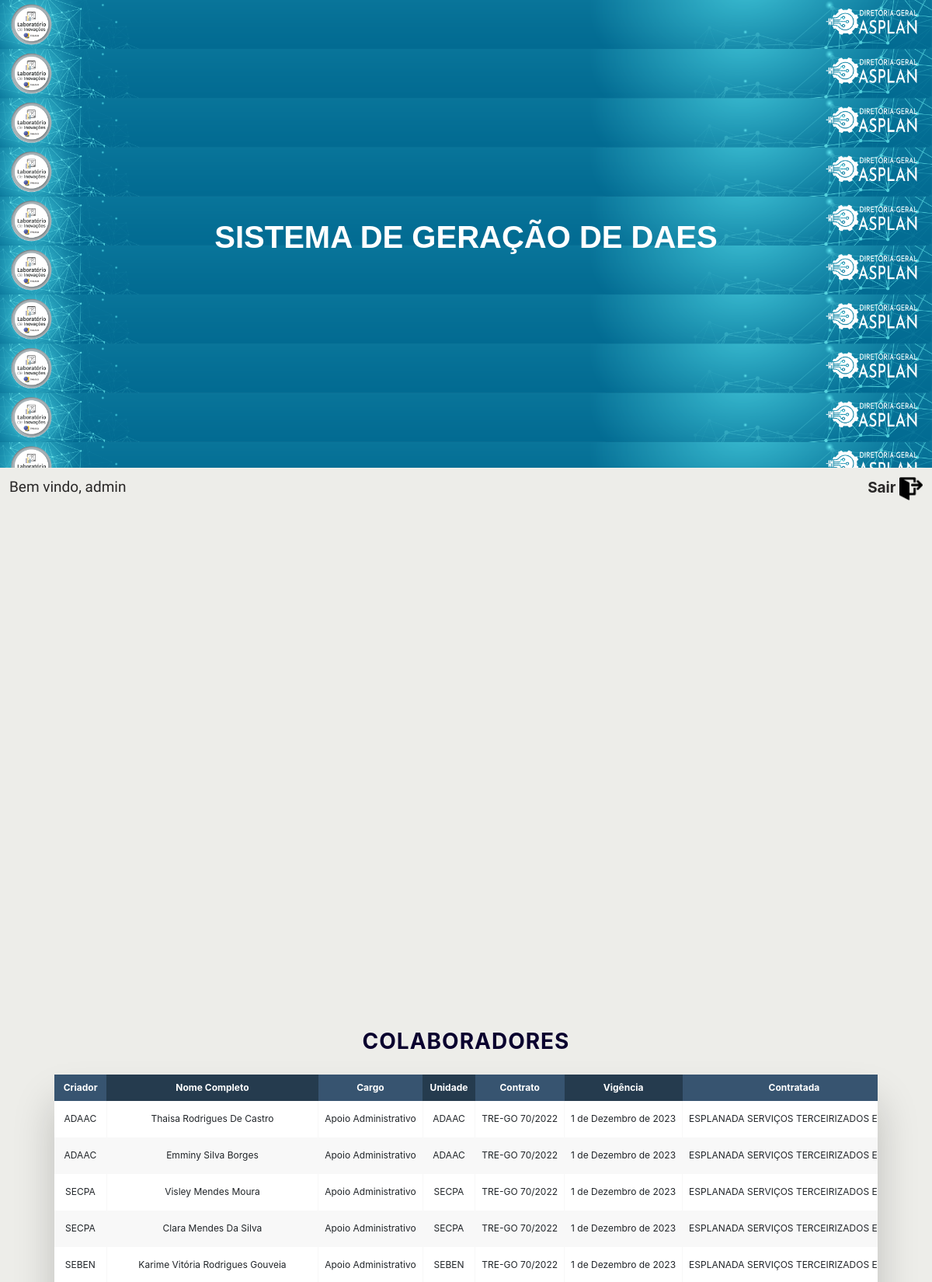
The app's page / (signed in, upper part) with its own data.
### core/models.py (models this page shows, shortened)
class Terceirizado(models.Model):
    nome_completo = models.CharField(max_length=100)
    unidade = models.CharField(max_length=100)
    contrato = models.CharField(max_length=100)
    vigencia = models.DateField()
    contratada = models.CharField(max_length=100)
    cnpj_contratada = models.CharField(max_length=18)
    usuario_cadastro = models.CharField(max_length=100, blank=True)
    cargo = models.CharField(max_length=100)
    is_active = models.BooleanField(default=True)

### core/views.py (the view)
# urls.py: path('', views.iniciar, name='iniciar'),
@login_required
def iniciar(request):
    if request.user.is_superuser:
        terc = Terceirizado.objects.filter(is_active = True)
    else:
        terc = Terceirizado.objects.filter(usuario_cadastro = request.user.username).filter(is_active = True)
    current_user = request.user
    context = {}
    context['user'] = current_user
    context['terc'] = terc
    return render(request, 'start.html', context)

### templates/start.html (shortened to what this page needs)
{% extends "base.html" %}
{% block content %}
{% load static %}
<div class="header">
    <span style="font-family: 'Sarala', sans-serif;">Bem vindo, {{ user }}</span>
    <div class="header-right">
        <a name='link_sair' href = "{% url 'sair' %}">Sair <img src="{% static 'images/sair.png' %}" width="30px" height="auto"></a>
    </div>
</div>
<div class="table__center">
    <h2 class="title__colab">COLABORADORES</h2>
    <div class="table-wrapper">
        <table class="fl-table">
            <thead>
                <tr>
                {% if  user.is_superuser  %}
                    <th>Criador</th>
                {% endif  %}
                    <th>Nome Completo</th>
                    <th>Cargo</th>
                    <th>Unidade</th>
                    <th>Contrato</th>
                    <th>Vigência</th>
                    <th>Contratada</th>
                </tr>
            </thead>
            <tbody>
            {% for r in terc %}
                <tr>
                {% if  user.is_superuser  %}
                    <td>{{ r.usuario_cadastro }}</td>
                {% endif  %}
                    <td>{{ r.nome_completo }}</td>
                    <td>{{ r.cargo }}</td>
                    <td>{{ r.unidade }}</td>
                    <td>{{ r.contrato }}</td>
                    <td>{{ r.vigencia }}</td>
                    <td>{{ r.contratada }}</td>
                </tr>
            {% endfor %}
            </tbody>
        </table>
    </div>
</div>
{% endblock %}

### templates/base.html (shortened to what this page needs)
{% load static %}
<!DOCTYPE html>
<html lang="en">
<head>
    <link rel="stylesheet" type="text/css" href="{% static 'css/style.css' %}">
    <link rel="stylesheet" href="{% static 'css/bootstrap.min.css' %}">
    <header>
        <div id="header">
            <div style="display: table-cell; vertical-align: middle;">
                <br>
                <p style="color: white; font-size: 40px;  text-align: center; font-family:'Trebuchet MS', 'Lucida Sans Unicode', 'Lucida Grande', 'Lucida Sans', Arial, sans-serif"><b>SISTEMA DE GERAÇÃO DE DAES</b>
                </p>
            </div>
        </div>
    </header>
</head>
<body>
    {% block content %}{% endblock %}
</body>
</html>

### static/css/style.css (style rules this page uses)
* { box-sizing: border-box; -webkit-box-sizing: border-box; -moz-box-sizing: border-box; }
body { font-family: Helvetica; -webkit-font-smoothing: antialiased; background: rgb(194, 216, 240); }
h2 { text-align: center; font-size: 18px; text-transform: uppercase; letter-spacing: 1px; color: white; padding: 0px 0; }
.table-wrapper { margin: 10px 70px 70px; box-shadow: 0px 35px 50px rgba( 0, 0, 0, 0.2 ); overflow: auto; max-height: 50vh; }
.fl-table { border-radius: 5px; font-size: 12px; font-weight: normal; border: none; border-collapse: collapse; width: 100%; max-width: 100%; white-space: nowrap; background-color: white; }
.fl-table td, .fl-table th { text-align: center; padding: 8px; }
.fl-table td { border-right: 1px solid #f8f8f8; font-size: 12px; }
.fl-table thead th { color: #ffffff; background: #253b4e; }
.fl-table thead th:nth-child(odd) { color: #ffffff; background: #375470; }
.fl-table tr:nth-child(even) { background: #F8F8F8; }
.header { overflow: visible; background-color: #8a8a8a00; padding: 0px 0px; }
.header a { float: left; color: rgb(41, 39, 39); text-align: center; padding: 12px; text-decoration: none; font-size: 19px; font-weight: bold; line-height: 25px; border-radius: 4px; }
.header span { float: left; color: rgb(41, 39, 39); text-align: center; padding: 12px; text-decoration: none; font-size: 19px; font-weight: 500; line-height: 25px; border-radius: 4px; }
.header-right { float: right; }
.table__center { padding: 12vh 0 0 0; text-align: center; }
.title__colab { font-weight: bold; color: #0a002e; font-size: 28px; padding-bottom: 15px; text-align: center; }

### templates/base.html (style rules this page uses)
body { background-color: #EDEDE9; }

### records on screen
Terceirizado: usuario_cadastro "ADAAC", nome_completo "Thaisa Rodrigues De Castro", cargo "Apoio Administrativo", unidade "ADAAC", contrato "TRE-GO 70/2022", vigencia "1 de Dezembro de 2023", contratada "ESPLANADA SERVIÇOS TERCEIRIZADOS…"
Terceirizado: usuario_cadastro "ADAAC", nome_completo "Emminy Silva Borges", cargo "Apoio Administrativo", unidade "ADAAC", contrato "TRE-GO 70/2022", vigencia "1 de Dezembro de 2023", contratada "ESPLANADA SERVIÇOS TERCEIRIZADOS…"
Terceirizado: usuario_cadastro "SECPA", nome_completo "Visley Mendes Moura", cargo "Apoio Administrativo", unidade "SECPA", contrato "TRE-GO 70/2022", vigencia "1 de Dezembro de 2023", contratada "ESPLANADA SERVIÇOS TERCEIRIZADOS…"
Terceirizado: usuario_cadastro "SECPA", nome_completo "Clara Mendes Da Silva", cargo "Apoio Administrativo", unidade "SECPA", contrato "TRE-GO 70/2022", vigencia "1 de Dezembro de 2023", contratada "ESPLANADA SERVIÇOS TERCEIRIZADOS…"
Terceirizado: usuario_cadastro "SEBEN", nome_completo "Karime Vitória Rodrigues Gouveia", cargo "Apoio Administrativo", unidade "SEBEN", contrato "TRE-GO 70/2022", vigencia "1 de Dezembro de 2023", contratada "ESPLANADA SERVIÇOS TERCEIRIZADOS…"

### other values on screen
{{ user }} "admin"
